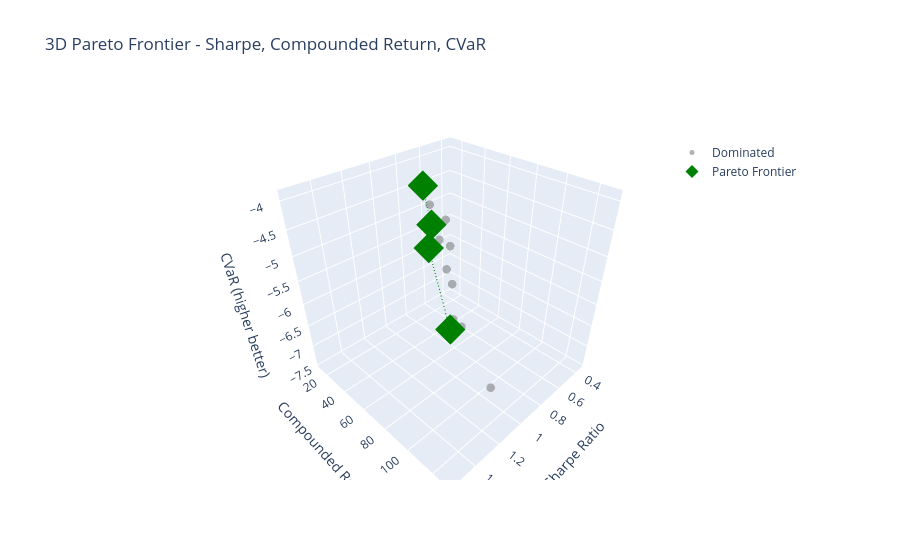

This figure's notebook cell:
### Code cell
temp_perf = all_overall_perfs.copy()

cols = ['sharpe', 'comp_return', 'cvar']
temp_perf['dominated_3d'] = pareto_dominance(temp_perf, cols)

frontier_3d = temp_perf[~temp_perf['dominated_3d']]

fig = plot_3d_pareto(
    df=temp_perf,
    x_col='sharpe',
    y_col='comp_return',
    z_col='cvar',
    dominated_col='dominated_3d',
    title='3D Pareto Frontier - Sharpe, Compounded Return, CVaR',
    x_title='Sharpe Ratio',
    y_title='Compounded Return',
    z_title='CVaR (higher better)'
)

fig.show()

# Efficient frontier models vs Benchmarks
frontier_model_names = list(frontier_3d.index)
pd.concat(
    [frontier_3d.sort_values(by='sharpe', ascending=False), benchmarks_df],
    axis=0
)

### Figure 1 — Plotly figure (JSON) as saved in the notebook; plotly's stock layout.template omitted (floating-point values rounded to 4 significant figures)
{"data": [{"hovertemplate": "<b>%{text}</b><br>sharpe: %{x:.3f}<br>comp_return: %{y:.3f}<br>cvar: %{z:.3f}<extra></extra>", "marker": {"color": "gray", "opacity": 0.6, "size": 5}, "mode": "markers", "name": "Dominated", "text": ["VLSTM-custom_loss_11", "BaseLSTM-custom_loss_11", "DeformTime-custom_loss_11", "BaseLSTM-custom_loss_10", "PatchTST-custom_loss_10", "TemporalTransformer-custom_loss_10", "InvertedAttentionLSTM-custom_loss_11", "DeformTime-custom_loss_10", "AttentionLSTM-custom_loss_10", "VLSTM-custom_loss_10"], "type": "scatter3d", "x": [1.275, 1.092, 1.061, 1.053, 1.04, 0.9061, 0.9028, 0.6397, 0.6107, 0.3552], "y": [102.9, 67.31, 113.5, 72.2, 76.23, 49.72, 75.51, 36.06, 40.75, 12.49], "z": [-4.63, -4.39, -6.93, -4.55, -5.06, -4.31, -6.52, -5.01, -7.43, -6.21]}, {"hovertemplate": "<b>%{text}</b><br>sharpe: %{x:.3f}<br>comp_return: %{y:.3f}<br>cvar: %{z:.3f}<extra></extra>", "marker": {"color": "green", "size": 10, "symbol": "diamond"}, "mode": "markers", "name": "Pareto Frontier", "text": ["TemporalTransformer-custom_loss_11", "AttentionLSTM-custom_loss_11", "PatchTST-custom_loss_11", "InvertedAttentionLSTM-custom_loss_10"], "type": "scatter3d", "x": [1.557, 1.272, 1.124, 0.955], "y": [129.0, 87.16, 73.65, 49.67], "z": [-4.49, -4.25, -4.19, -3.93]}, {"hoverinfo": "skip", "line": {"color": "green", "dash": "dash", "width": 2}, "mode": "lines", "showlegend": false, "type": "scatter3d", "x": [1.557, 1.272, 1.124, 0.955], "y": [129.0, 87.16, 73.65, 49.67], "z": [-4.49, -4.25, -4.19, -3.93]}], "layout": {"legend": {"x": 0.8, "y": 0.9}, "scene": {"xaxis": {"title": {"text": "Sharpe Ratio"}}, "yaxis": {"title": {"text": "Compounded Return"}}, "zaxis": {"title": {"text": "CVaR (higher better)"}}}, "title": {"text": "3D Pareto Frontier - Sharpe, Compounded Return, CVaR"}}}
